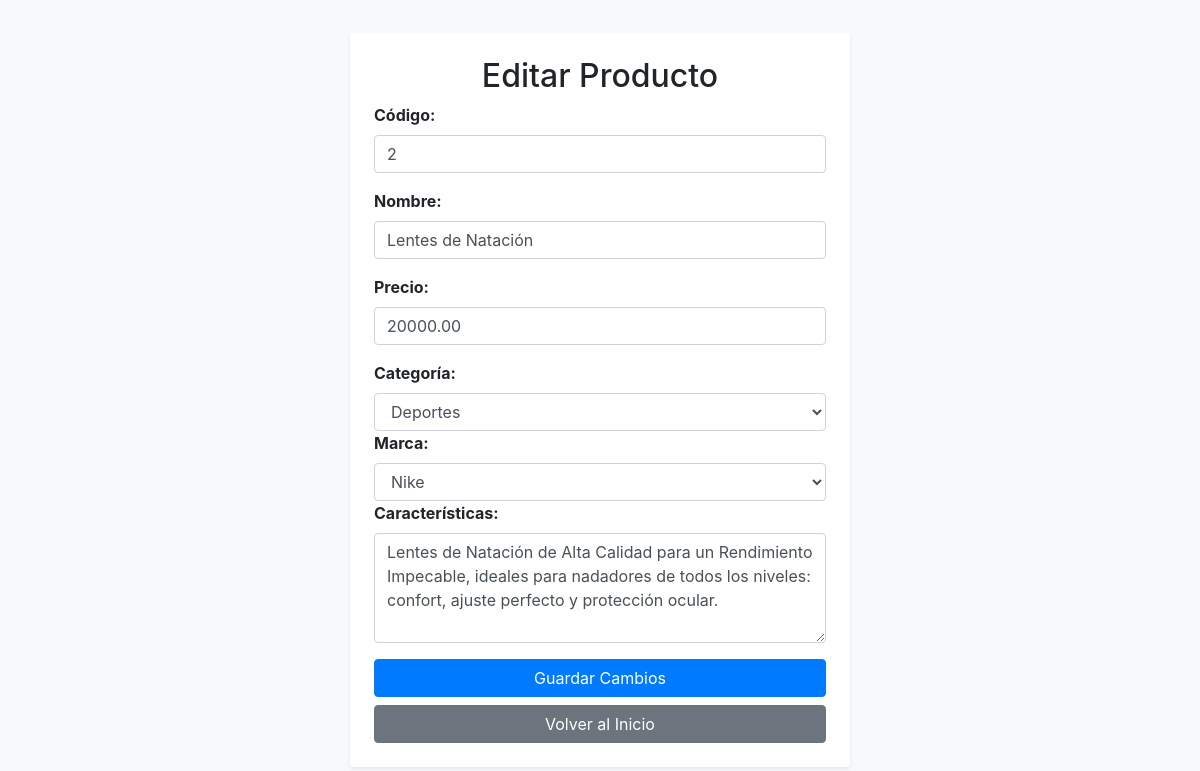
The page /editar/2/ (signed in) on the database its author committed.
### productos/models.py (models this page shows, shortened)
class Producto(models.Model):
    codigo = models.CharField(max_length=10)
    nombre = models.CharField(max_length=100)
    precio = models.DecimalField(max_digits=10, decimal_places=2)  # Asegúrate de que este campo exista
    categoria = models.ForeignKey(Categoria, on_delete=models.CASCADE, default=1)  # Valor por defecto
    marca = models.ForeignKey(Marca, on_delete=models.CASCADE)
    caracteristicas = models.TextField()

class Categoria(models.Model):
    nombre = models.CharField(max_length=100)

class Marca(models.Model):
    nombre = models.CharField(max_length=100)

### productos/views.py (the view)
# urls.py: path('editar/<int:producto_id>/', views.editar_producto, name='editar_producto'),
@login_required
@user_passes_test(es_admin)
def editar_producto(request, producto_id):
    producto = get_object_or_404(Producto, id=producto_id)
    if request.method == 'POST':
        form = ProductoForm(request.POST, instance=producto)
        if form.is_valid():
            form.save()
            return redirect('index')
    else:
        form = ProductoForm(instance=producto)
    categorias = Categoria.objects.all()
    marcas = Marca.objects.all()
    return render(request, 'editar_producto.html', {
        'form': form,
        'producto': producto,
        'categorias': categorias,
        'marcas': marcas
    })

### productos/forms.py
class ProductoForm(forms.ModelForm):
    categoria = forms.ModelChoiceField(queryset=Categoria.objects.all(), empty_label="Seleccione una categoría")
    marca = forms.ModelChoiceField(queryset=Marca.objects.all(), empty_label="Seleccione una marca")
    class Meta:
        model = Producto
        fields = ['codigo', 'nombre', 'precio', 'categoria', 'marca', 'caracteristicas']

### productos/views.py (called while the page is built)
def es_admin(user):
    return user.groups.filter(name='ADMIN_PRODUCTS').exists()

### productos/templates/editar_producto.html (shortened to what this page needs)
{% load static %}
<!DOCTYPE html>
<html lang="es">
<head>
    <link rel="stylesheet" href="{% static 'css/styles.css' %}">
    <link href="https://stackpath.bootstrapcdn.com/bootstrap/4.5.2/css/bootstrap.min.css" rel="stylesheet">
</head>
<body class="bg-light d-flex justify-content-center align-items-center vh-100">
    <div class="container p-4 bg-white rounded shadow-sm" style="max-width: 500px;">
        <h2 class="text-center">Editar Producto</h2>
        <form method="post" action="">
            <div class="form-group">
                <label for="codigo">Código:</label>
                <input type="text" id="codigo" name="codigo" class="form-control" value="{{ producto.codigo }}" required>
            </div>
            <div class="form-group">
                <label for="nombre">Nombre:</label>
                <input type="text" id="nombre" name="nombre" class="form-control" value="{{ producto.nombre }}" required>
            </div>
            <div class="form-group">
                <label for="precio">Precio:</label>
                <input type="text" id="precio" name="precio" class="form-control" value="{{ producto.precio }}" required>
            </div>
            <label for="categoria">Categoría:</label>
            <select id="categoria" name="categoria" class="form-control">
                {% for categoria in categorias %}
                    <option value="{{ categoria.id }}" {% if categoria.id == form.instance.categoria.id %}selected{% endif %}>
                        {{ categoria.nombre }}
                    </option>
                {% endfor %}
            </select>
            <label for="marca">Marca:</label>
            <select id="marca" name="marca" class="form-control">
                {% for marca in marcas %}
                    <option value="{{ marca.id }}" {% if marca.id == form.instance.marca.id %}selected{% endif %}>
                        {{ marca.nombre }}
                    </option>
                {% endfor %}
            </select>
            <div class="form-group">
                <label for="caracteristicas">Características:</label>
                <textarea id="caracteristicas" name="caracteristicas" class="form-control" rows="4">{{ producto.caracteristicas }}</textarea>
            </div>
            <button type="submit" class="btn btn-primary btn-block">Guardar Cambios</button>
            <a href="{% url 'index' %}" class="btn btn-secondary btn-block">Volver al Inicio</a>
        </form>
    </div>
</body>
</html>

### productos/static/css/styles.css (style rules this page uses)
body { font-family: Arial, sans-serif; background-color: #f4f4f4; margin: 0; padding: 0; display: flex; justify-content: center; align-items: center; height: 100vh; }
.container { background-color: #fff; padding: 20px; border-radius: 8px; box-shadow: 0 2px 10px rgba(0, 0, 0, 0.1); max-width: 400px; width: 100%; }
label { font-weight: bold; margin-bottom: 5px; display: block; }
input { width: 100%; padding: 10px; margin-bottom: 15px; border: 1px solid #ccc; border-radius: 4px; }
button { width: 100%; padding: 10px; background-color: #4CAF50; color: white; border: none; border-radius: 4px; cursor: pointer; }

### rows shown on the page
Producto: codigo "2", nombre "Lentes de Natación", precio "20000.00", categoria "Deportes", marca "Nike", caracteristicas "Lentes de Natación de Alta Calidad para un Rendimiento Impecable, ideales para nadadores de todos los niveles: confort, ajuste perfecto y protección ocular."
